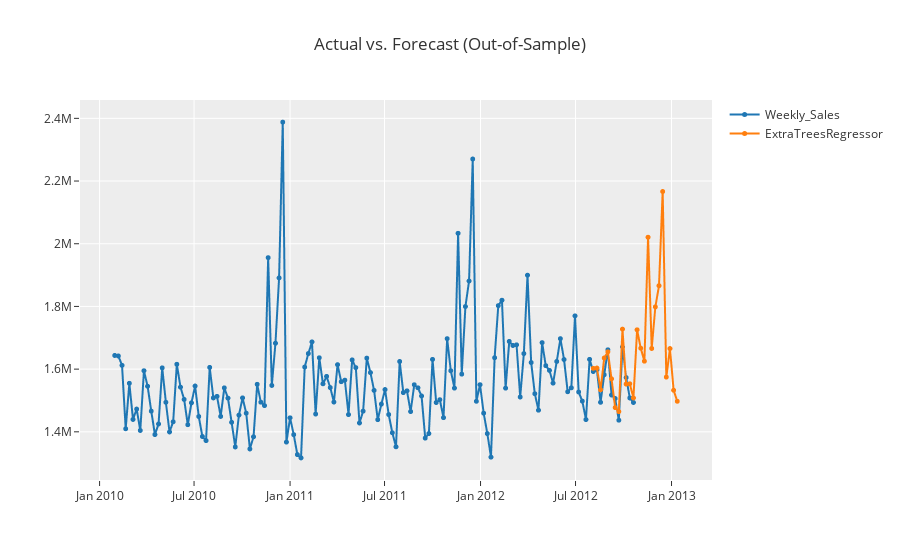

Notebook code cell kept with this figure:
### Code cell
def validate_time_series_model(pycaret_setup, model):
    # Get the final predictions
    final_predictions = predict_model(model)
    
    # Plot results
    plot_model(model, plot='forecast', data_kwargs={'fh':24})  # Extended forecast
    
    # Residual analysis
    plot_model(model, plot='residuals')
    
    # Diagnostics
    plot_model(model, plot='diagnostics')
    
    
    
    return final_predictions

# Validate your best model
results = validate_time_series_model(s, best)

### Figure 1 — Plotly figure (JSON) as saved in the notebook; plotly's stock layout.template omitted (floating-point values rounded to 4 significant figures; data arrays with more than 128 entries replaced by an {"elided": "..."} marker saying what was removed)
{"data": [{"line": {"color": "rgb(31, 119, 180)", "width": 2}, "marker": {"color": "rgb(31, 119, 180)", "size": 5}, "mode": "lines+markers", "name": "Weekly_Sales", "type": "scattergl", "x": {"elided": "155 str values"}, "xaxis": "x", "y": {"elided": "155 float values"}, "yaxis": "y"}, {"line": {"color": "rgb(255, 127, 14)", "width": 2}, "marker": {"color": "rgb(255, 127, 14)", "size": 5}, "mode": "lines+markers", "name": "ExtraTreesRegressor", "type": "scattergl", "x": {"elided": "155 str values"}, "xaxis": "x", "y": {"elided": "155 float values"}, "yaxis": "y"}], "layout": {"showlegend": true, "title": {"text": "Actual vs. Forecast (Out-of-Sample)"}, "xaxis": {"anchor": "y", "domain": [0, 1]}, "yaxis": {"anchor": "x", "domain": [0, 1]}}}
